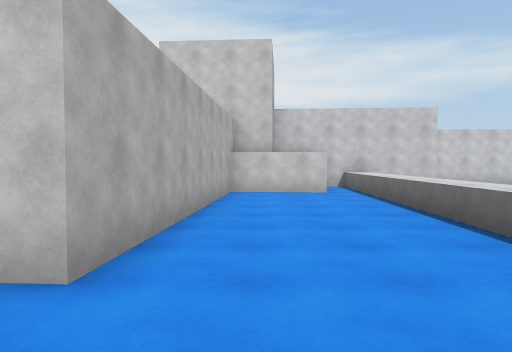
view 1 (above)

24 first-person views from a walk through a Unity game level. The camera is 1.5 m above the floor, tilts 2° down and sees 70° across. The floor is counted in squares, 2 m on a side. Each view is taken from the middle of a square. On the plan, view 1 faces up. The plan holds only what a view shows up to about 11 squares ahead; the rest is blank. The place goes on beyond the plan. Some surface patterns are stand-ins.

view 2
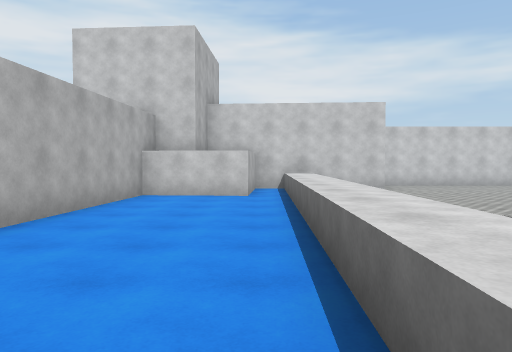

view 3
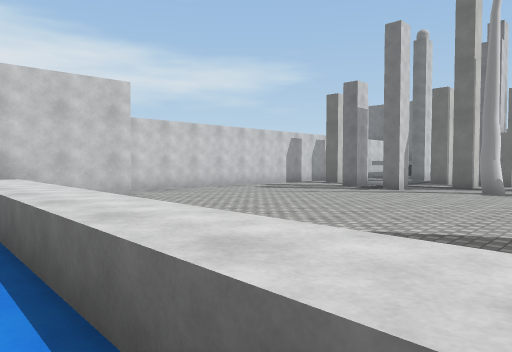

view 4
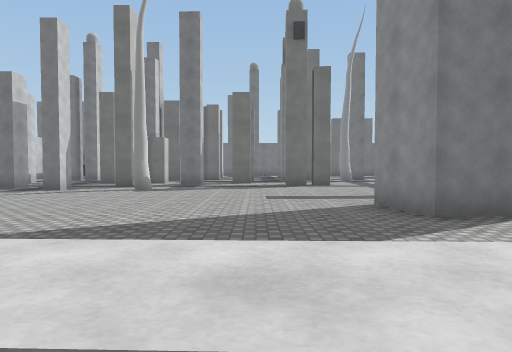

view 5
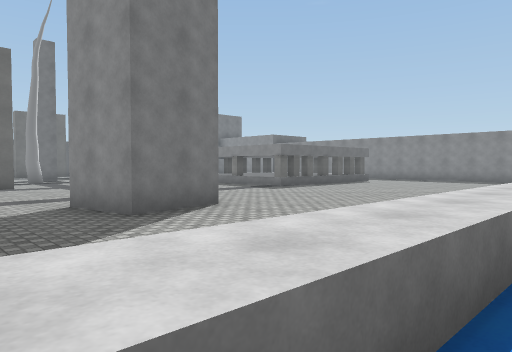

view 6
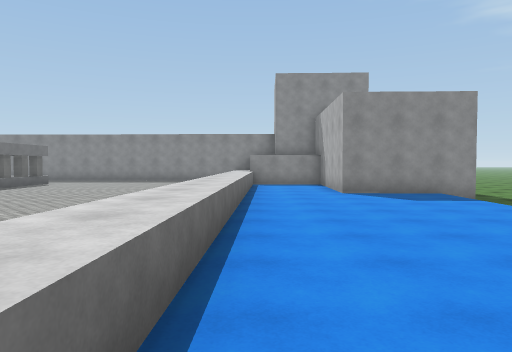

view 7
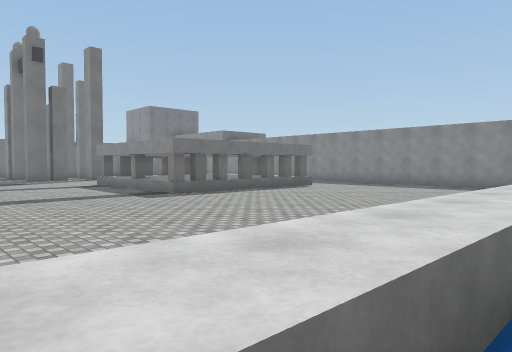

view 8
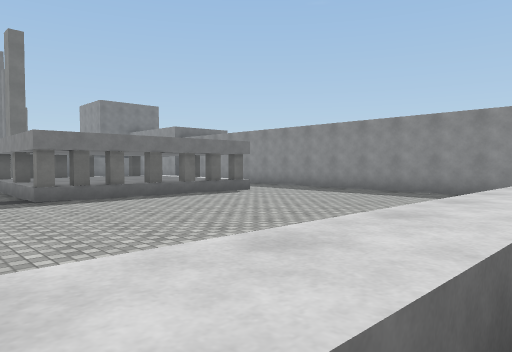

view 9
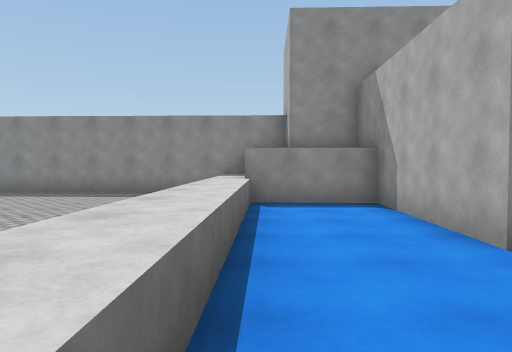

view 10
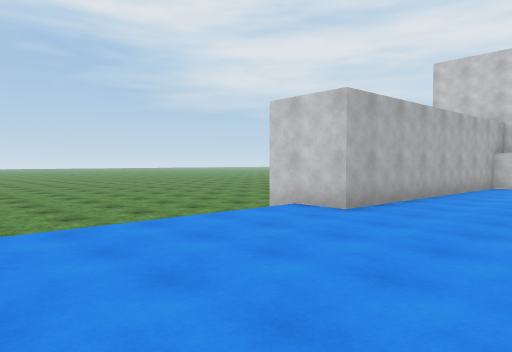

view 11
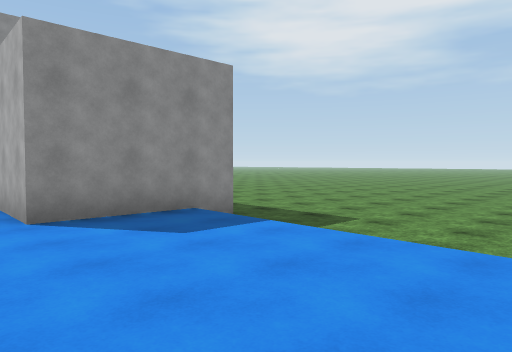

view 12
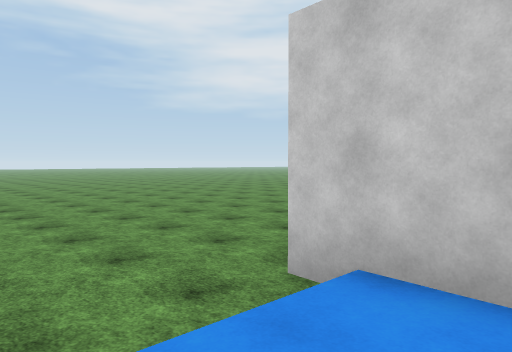

view 13
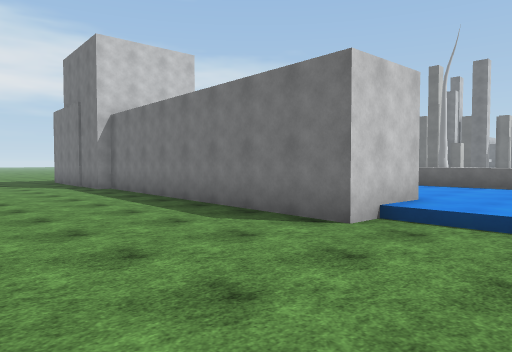

view 14
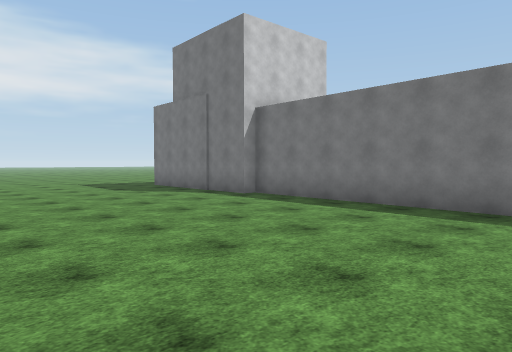

view 15
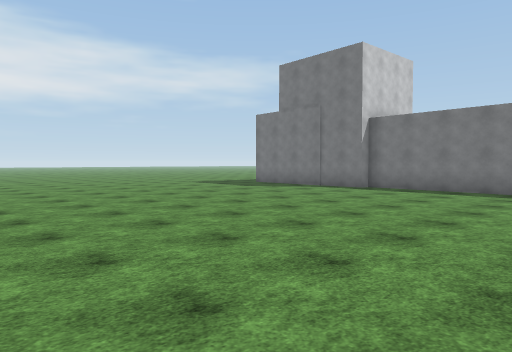

view 16
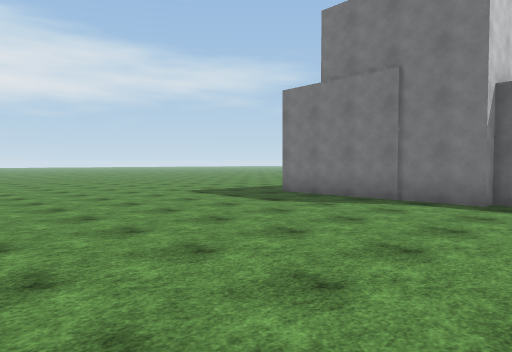

view 17
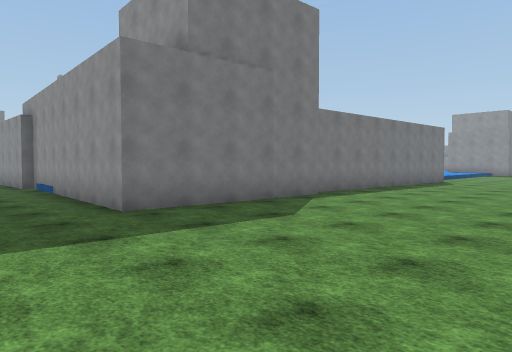

view 18
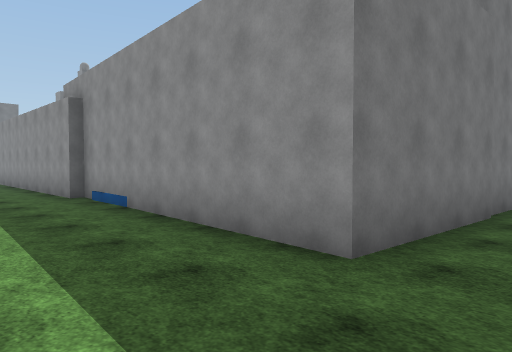

view 19
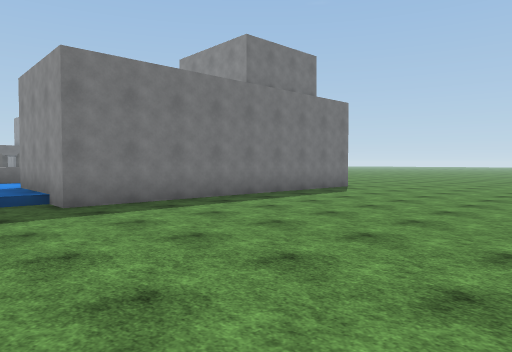

view 20
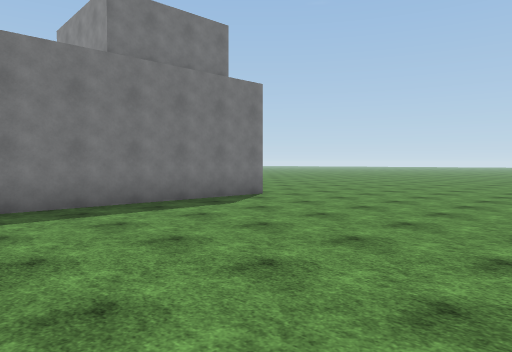

view 21
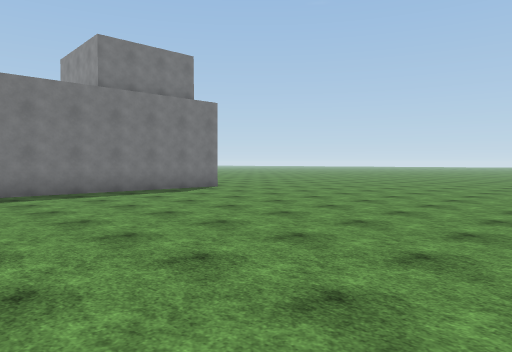

view 22
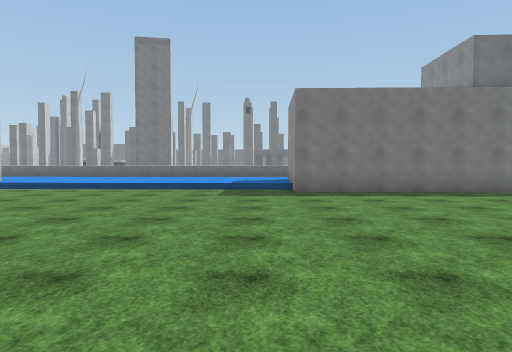

view 23
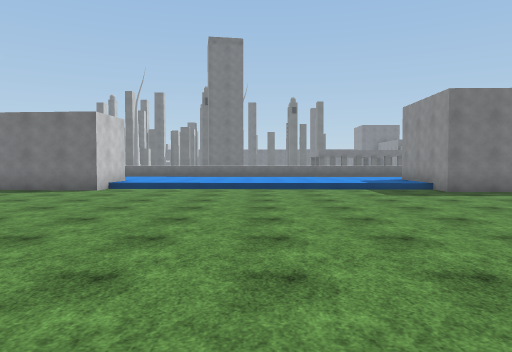

view 24
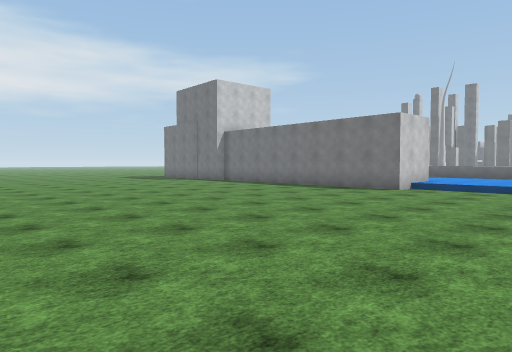

### Floor plan
Key: @ floor where view 1 was taken; # wall or solid block; . main floor; : floor 0.25 m higher than the main floor; / step, stairs or slope; ^ raised ledge; T tree.
Columns run from 13 left of view 1 to 15 right of it. Each row starts with its distance up from view 1.
 18   .. ........
 17   ................
 16   .....................
 15   .........############
 14   .........#        ##
 13  ..........#       ###
 12  ..........#   #^###::::
 11  ..........#   #^: ::::::
 10  ..........#####^: :::::::#
  9  ..........##:::^: ::::::##
  8 ...........##:::^: ::::::###
  7 ...........##:::^  ::::::::##
  6  ..........##:::^  ::::::TT
  5 ..........###:::^  ::::::::
  4 ..........###:::^  ::::::::
  3 ..........###:::^  ::::::::
  2 ...........:::::^ :::::::::
  1 ...........:::::^ ::###::::#
  0 ...........::@::^ ::#  :::::
 -1  ..........:::::^ ::#
 -2 ...........:::::^ ::
 -3  ..........:::::^ :::::::::::
 -4  ..........:::::^ :::::::::::
 -5  ..........:::::^ ::::::::::
 -6 ...........:::::^ :::::^^^^^#
 -7  .........###::^^ :::::^^^^ ^
 -8 . ........# ##:^^ :::::^^^^
 -9  .........# ##:^^ :::::^^^
-10 ..........###::^^ :::::^^
-11 ..........# ####^ :::::^
-12  .........#    #^ ::::::
-13  .........#    #^ :::::
-14  .........#    ########
-15  .........#
-16  ........./
-17   .........
-18   .........

Positions as (right, up) in squares from view 1, and headings:
1: (0, 0), facing up
2: (2, 1), facing up
3: (2, 4), facing up-right
4: (2, 3), facing right
5: (2, 3), facing down-right
6: (2, 2), facing down
7: (2, -1), facing down-right
8: (2, -4), facing down-right
9: (2, -4), facing down
10: (2, -3), facing up-left
11: (1, -2), facing down-left
12: (-1, 0), facing up-left
13: (-7, 0), facing up-right
14: (-9, 4), facing up-right
15: (-13, 5), facing up-right
16: (-10, 9), facing up-right
17: (-8, 18), facing down-right
18: (-4, 18), facing down-right
19: (-10, -5), facing down-right
20: (-10, -9), facing down-right
21: (-13, -8), facing down-right
22: (-13, -6), facing right
23: (-13, -2), facing right
24: (-13, -2), facing up-right
